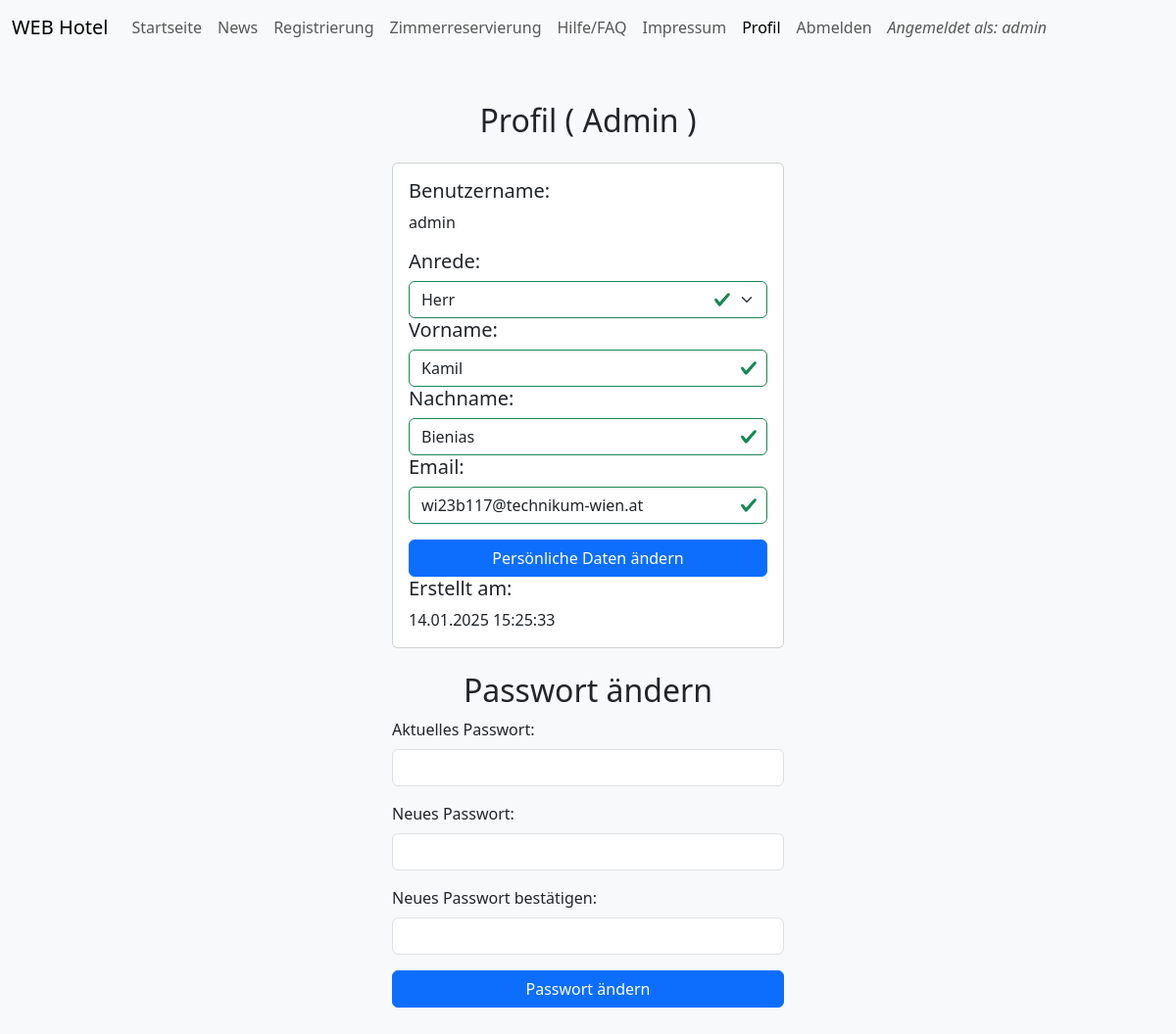
The app's page /profile.php (signed in) with its own data.
### tables this page shows
CREATE TABLE users (
    id INT AUTO_INCREMENT PRIMARY KEY,
    role ENUM('admin', 'user') DEFAULT 'user',
    username VARCHAR(50) UNIQUE NOT NULL,
    password VARCHAR(255) NOT NULL,
    salutation ENUM('Frau', 'Herr', 'Divers') NOT NULL,
    name VARCHAR(255) NOT NULL,
    surname VARCHAR(255) NOT NULL,
    email VARCHAR(255) NOT NULL,
    created_at TIMESTAMP DEFAULT CURRENT_TIMESTAMP
);

### includes/profile_logic.php (called while the page is built, shortened)
<?php
$conn = getDatabaseConnection();
$sql = "SELECT * FROM users WHERE username = ?";
$stmt = $conn->prepare($sql);
$stmt->bind_param('s', $_SESSION['user']);
$stmt->execute();
$result = $stmt->get_result();
if ($result->num_rows > 0) {
    $currentUser = $result->fetch_assoc();
} else {
    session_destroy();
    header('Location: login.php');
}
?>

### profile.php (the view, shortened to what this page needs)
<!DOCTYPE html>
<html lang="de">
<head>
    <?php include("includes/head.php"); ?>
    <?php require_once("includes/profile_logic.php"); ?>
</head>
<body class="bg-light">
    <header>
        <?php include("includes/nav.php"); ?>
    </header>
    <div class="container my-5">
        <h2 class="text-center mb-4">Profil (
            <?php if ($_SESSION['role'] === 'admin'): ?>
                Admin
            <?php endif; ?>
            )
        </h2>
        <div class="card mx-auto" style="max-width: 400px;">
            <div class="card-body">
                <h5 class="card-title">Benutzername:</h5>
                <p class="card-text"><?php echo htmlspecialchars($currentUser['username']); ?></p>
                <form class="was-validated" action="profile.php" method="POST">
                    <div>
                        <h5 class="card-title">
                            <label for="salutation">Anrede:</label>
                        </h5>
                        <select name="salutation" id="salutation" class="form-select" required>
                        <option value="Herr" <?php echo ($currentUser['salutation'] === 'Herr') ? 'selected' : ''; ?>>Herr</option>
                        </select>
                    </div>
                    <div>
                        <h5 class="card-title">
                            <label for="name">Vorname:</label>
                        </h5>
                        <input type="text" name="name" id="name" class="form-control" required value="<?php echo htmlspecialchars($currentUser['name']); ?>">
                    </div>
                    <div>
                        <h5 class="card-title">
                            <label for="surname">Nachname:</label>
                        </h5>
                        <input type="text" name="surname" id="surname" class="form-control" required value="<?php echo htmlspecialchars($currentUser['surname']); ?>">
                    </div>
                    <div>
                        <h5 class="card-title">
                            <label for="email">Email:</label>
                        </h5>
                        <input type="email" name="email" id="email" class="form-control" required value="<?php echo htmlspecialchars($currentUser['email']); ?>">
                    </div>
                    <div class="mt-3 d-grid">
                        <button type="submit" class="btn btn-primary w-100" name="update_profile">Persönliche Daten ändern</button>
                    </div>
                </form>
                <h5 class="card-title">Erstellt am:</h5>
                <p class="card-text"><?php echo date('d.m.Y H:i:s', strtotime($currentUser['created_at'])); ?></p>
            </div>
        </div>
        <h2 class="text-center mt-4">Passwort ändern</h2>
        <form action="profile.php" method="post" class="mx-auto" style="max-width: 400px;">
            <div class="mb-3">
                <label for="current_password" class="form-label">Aktuelles Passwort:</label>
                <input type="password" id="current_password" name="current_password" class="form-control" required>
            </div>
            <div class="mb-3">
                <label for="new_password" class="form-label">Neues Passwort:</label>
                <input type="password" id="new_password" name="new_password" class="form-control" required>
            </div>
            <div class="mb-3">
                <label for="confirm_new_password" class="form-label">Neues Passwort bestätigen:</label>
                <input type="password" id="confirm_new_password" name="confirm_new_password" class="form-control" required>
            </div>
            <button type="submit" class="btn btn-primary w-100">Passwort ändern</button>
        </form>
    </div>
</body>
</html>

### records on screen
users: username "admin", salutation "Herr", name "Kamil", surname "Bienias", email "wi23b117@technikum-wien.at", created_at "14.01.2025 15:25:33"

### other values on screen
$_SESSION['user'] "admin"
